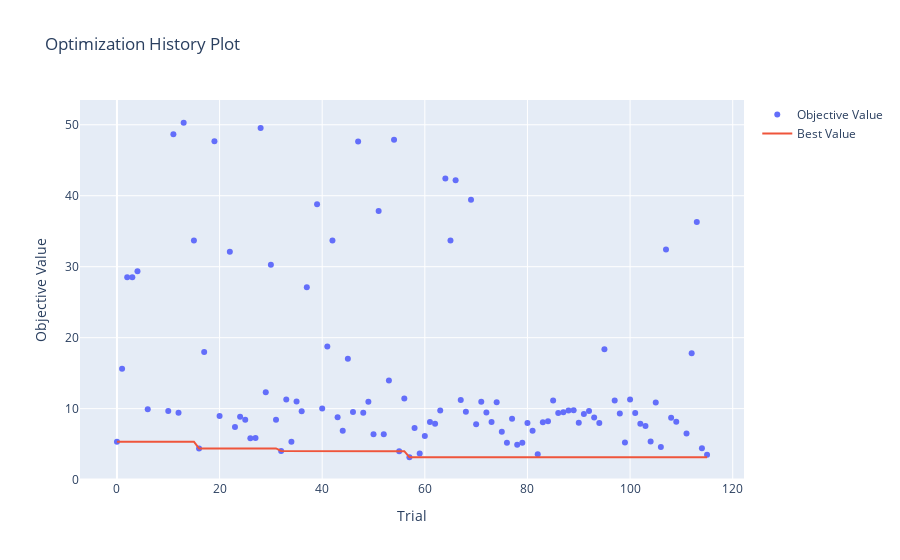

Here is the notebook cell this chart was saved with:
### Code cell
print(study.study_name)
valid_trials = [t for t in study.trials if t.value is not None]
top_3_trials = sorted(valid_trials, key=lambda t: t.value)[:5]
for i, trial in enumerate(top_3_trials):
    print(f"\nTrial {i+1}:")
    print("Params:", trial.params)
    print("Value:", trial.value)
print("---------------------------------------","\n")
print("Best Result:", study.best_value)

vis.plot_optimization_history(study)
